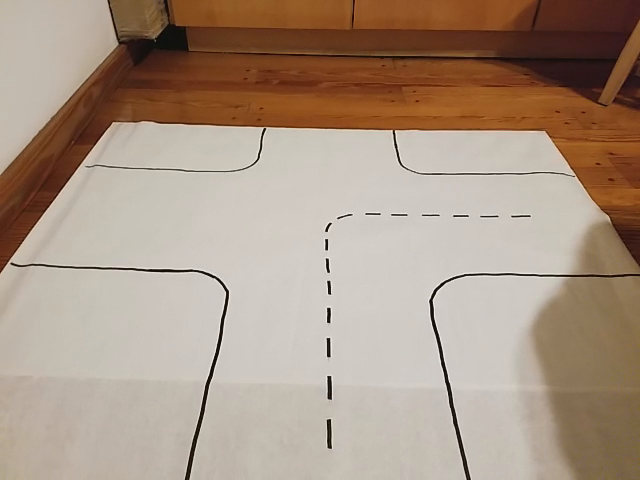
#> input picture frame 4 of Videos/20190927_185602.mp4, 640 x 480 px, given in place of 20191012_213614.mp4, which was not available
$ python index.py
#> lines starting #> are read from the running program, lines starting #| are printed output that depends on the picture; after the words box and inside, x2 and y2 are one past the last pixel; in counts of white or black regions, pixels touching at a corner belong together; pictures that were not available may be replaced by others from this repository, and a replacement may not be noted
#> in run, frameCompleto is the input picture: shape (480, 640, 3); mean B, G, R 132.6, 149.5, 169.4
import cv2
import numpy as np
from pyzbar import pyzbar
# from MLfunctions import *
import matplotlib.pyplot as plt
import statistics

class SeguimientoLineas (object):
    def __init__(self):
        self.cap = self._abrirCamara()
        self.fps, self.width, self.height = self._obtenerParametrosFrame()
        # Frame con el que trabajan todos los metodos
        self.frameProcesado = []
        # Especificamos mediante los siguientes array que porciones de frame procesar
        self.filasDeseadas = [2]
        self.columnasDeseadas = []
        # Variables y banderas utulizadas cuando se detecta la curva derecha
        self.dentroCurvaDerecha = False
        self.distanciaDerecha_arr = np.zeros(10)
        self.distanciaDerecha_med = 0
        self.indice_ultima_posicion_3 = 0
        self.array3_listo = False
        self.last = 0
        self.up_point = np.array([0,0])
        # Variables y banderas utilizadas cuando se detecta la bocacalle
        self.bocacalleDetectada=False
        self.right_points_up_arr = np.zeros(10)
        self.left_points_up_arr = np.zeros(10)
        self.right_points_up_med = 0
        self.left_points_up_med = 0
        self.left_points_up_last = np.array([0, 0])
        self.right_points_up_last = np.array([0, 0])
        self.dentroDeBocacalle = False
        self.ultimas_posiciones = np.zeros(10) # Array para almacenar las ultimas 10 posiciones del vehiculo
        self.indice_ultima_posicion = 0
        self.indice_ultima_posicion_2 = 0
        # Cuando se detecta el cartel o se pulsa la letra K
        self.cartelDetectado = False
        # Ubicacion de los puntos a las lineas laterales
        self.right_points_up = np.array([0, 0]) # Para la fila 2
        self.left_points_up = np.array([0, 0])
        self.right_points_up_2 = np.array([0, 0]) # Para la fila 5
        self.left_points_up_2 = np.array([0, 0])
        # Array que determina la posicion hacia donde ir
        self.accionATomar = [0, 0, 0, 0]


        # Banderas de prueba
        self.depositoDetectado = 3
        self.depositoABuscar = 3
        self.activarBuscarFramesLineaPunteada = False

    def _abrirCamara (self):
        # Create a VideoCapture object and read from input file
        # If the input is the camera, pass 0 instead of the video file name
        #cap = cv2.VideoCapture('Videos/20200107_163552.mp4')
        cap = cv2.VideoCapture('Videos/20191012_213614.mp4')#('Videos/WhatsApp Video 2019-10-12 at 6.19.29 PM(2).mp4')
        # Check if camera opened successfully
        if not cap.isOpened():
            print("Error opening video stream or file")
        return cap

    def _obtenerParametrosFrame(self):
        fps =  self.cap.get(cv2.CAP_PROP_FPS)
        width = self.cap.get(cv2.CAP_PROP_FRAME_WIDTH )
        height = self.cap.get(cv2.CAP_PROP_FRAME_HEIGHT)
        return fps, width, height

    def _prepararFrame (self, frame):
        # frame = cv2.flip(frame, flipCode=-1)
        frame = frame[0:int(self.height*0.5),0:int(self.width)]
        return frame

    def _aplicarFiltrosMascaras (self, frame):
        #Defino parametros HLS o HSV para detectar solo lineas negras
        lower_black = np.array([0, 0, 0]) #108 6 17     40 16 37
        upper_black = np.array([150, 75, 255]) #HSV 255, 255, 90 #HLS[150, 75, 255]

        #Aplico filtro de color con los parametros ya definidos
        # hsv_right = cv2.cvtColor(frame, cv2.COLOR_BGR2HLS) #BRG2HLS
        hsv_right = cv2.cvtColor(frame, cv2.COLOR_BGR2HSV) #BRG2HLS
#> hsv_right: shape (240, 640, 3); mean H, S, V 16, 109.6, 151.4
        # cv2.imshow('framefilterHSV', hsv_right)
        mask_right = cv2.inRange(frame, lower_black, upper_black)
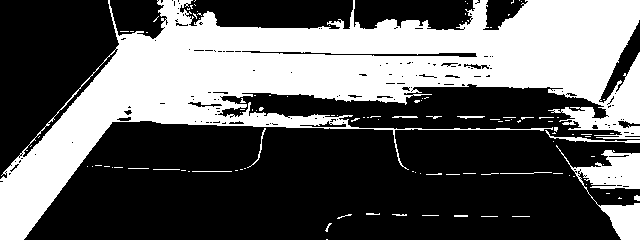
#> mask_right: shape (240, 640); 37.5% white; 110 white regions (92 under 20 px), largest, box (x1, y1, x2, y2) and area: (0, 0, 640, 240) 53670, (556, 145, 640, 240) 2770, (545, 130, 640, 143) 223
        res_right = cv2.bitwise_and(frame, frame, mask=mask_right)
        # cv2.imshow('framefilter', res_right)

        #Aplico filtro pasa bajos y deteccion de lineas por Canny
        '''
        kernel = np.ones((3,3), np.uint8)
        frame_e = cv2.erode(frame, kernel, iterations=1)
        gray_right = cv2.cvtColor(frame_e, cv2.COLOR_BGR2GRAY)
        (thresh, bw_right) = cv2.threshold(gray_right, 40, 255, cv2.THRESH_BINARY)
        #dif_gray_right = cv2.GaussianBlur(bw_right, (1, 1), 0) #(mask, (5, 5), 0)
        cv2.imshow('framefilterdif', frame_e)
        canny_right = cv2.Canny(bw_right, 25, 175) # 25, 175)
        cv2.imshow('framefilter', canny_right)
        '''
        #Umbral Dinamico
        kernel = np.ones((3,3), np.uint8)
        frame_e = cv2.erode(frame, kernel, iterations=1)
        gray = cv2.cvtColor(frame_e, cv2.COLOR_BGR2GRAY)
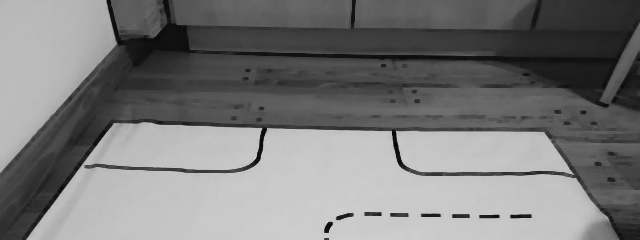
#> gray: shape (240, 640); min 6, max 206, mean 122.1
        gray = cv2.GaussianBlur(gray, (3, 3), 0)
        gray = cv2.medianBlur(gray, 5)
        dst2 = cv2.adaptiveThreshold(gray, 255, cv2.ADAPTIVE_THRESH_GAUSSIAN_C, cv2.THRESH_BINARY, 9, 5)
#> dst2: shape (240, 640); 94.1% white; 101 black regions (68 under 20 px), largest, box (x1, y1, x2, y2) and area: (22, 118, 622, 240) 4241, (229, 52, 510, 61) 1041, (0, 0, 125, 175) 745
        # cv2.imshow('framefilterdif', dst2)
        dif_gray_right = cv2.GaussianBlur(dst2, (11, 11), 0) #(mask, (5, 5), 0)
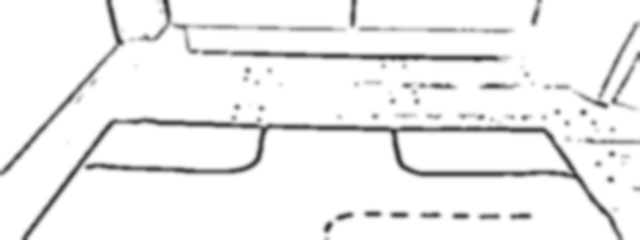
#> dif_gray_right: shape (240, 640); min 51, max 255, mean 240
        #cv2.imshow('framefilterdif', frame_e)
        canny_right = cv2.Canny(dif_gray_right, 25, 175) # 25, 175)
#> canny_right: shape (240, 640); 4.3% white in thin lines or dots
        kernel = np.ones((7,7), np.uint8)
        canny_right = cv2.morphologyEx(canny_right, cv2.MORPH_CLOSE, kernel)
#> canny_right: shape (240, 640); 11.1% white; 35 white regions, largest, box (x1, y1, x2, y2) and area: (22, 104, 623, 240) 7251, (138, 0, 513, 69) 3369, (0, 0, 124, 176) 1420
        kernel = np.ones((3,3), np.uint8)
        canny_right = cv2.erode(canny_right, kernel, iterations=1)
#> canny_right: shape (240, 640); 6.6% white; 42 white regions (17 under 20 px), largest, box (x1, y1, x2, y2) and area: (23, 105, 622, 240) 4445, (139, 0, 512, 68) 2102, (0, 0, 122, 175) 814
        # cv2.imshow('framefilter', canny_right)
        return canny_right

    def _obtenerPorcionesFrame (self, frameOriginal, frame, row, column):
        frameCut=frame[(200-row*40):(240-row*40),(40*column):(40+40*column)]
        frameOriginalCut=frameOriginal[(200-row*40):(240-row*40),(40*column):(40+40*column)]
        return frameCut, frameOriginalCut

    def _procesarPorcionFrame (self, cannyCut, frameCut, fila, columna):

        try:
            # frameCut = canny_right
            ## Aplico Transformada de Hough
            lines = cv2.HoughLinesP(cannyCut, 1, np.pi / 180, 10, minLineLength=0, maxLineGap=1) #(canny, 1, np.pi / 180, 30, minLineLength=15, maxLineGap=150)

            # Draw lines on the image
            if lines is not None:
                cant_lineas=len(lines)
                # print(cant_lineas)

                if cant_lineas>100: # print('Se detecto una curva')
                    frameCut[:,:,2] = frameCut[:,:,2] + 30
                else: # print('Se detecto una linea')
                    x1M=0
                    x1M_2=0
                    y1M=0


                    for line in lines:
                        x1, y1, x2, y2 = line[0]

                        if(x1>x1M and fila==2):
                            x1M=x1
                            self.right_points_up = [x1+40*columna, y1+40*(5-fila)]
                            self.right_points_down = [x2, y2]
                        if(columna<7 and fila==2):
                            # print(x1+40*column)
                            self.left_points_up = [x1+40*columna, y1+40*(5-fila)]
                            self.left_points_down = [x2, y2]
                        if(x1>x1M_2 and fila==5):
                            x1M_2=x1
                            self.right_points_up_2 = [x1+40*columna, y1+40*(5-fila)]
                            self.right_points_down_2 = [x2, y2]
                        if(columna<7 and fila==5):
                            # print(x1+40*column)
                            self.left_points_up_2 = [x1+40*columna, y1+40*(5-fila)]
                            self.left_points_down_2 = [x2, y2]

                        # Guardamos la posicion del punto superior (frente al vehiculo)
                        if self.dentroCurvaDerecha:
                            if (columna is int(self.last/40)) and y1>y1M:
                            # if (self.last*0.7< (x1+40*columna) < self.last*1.3) and y1>y1M:
                                y1M=y1
                                self.up_point = [self.last,y1+40*(5-fila)]

                        # x1m=x1
                        # right_points = [(x1,y1), (x2,y2)]

                        cv2.line(frameCut,(x1,y1),(x2,y2),(0,0,255),2)
                        # cv2.line(frameCut,(frameCut.shape[1]-1,x1),(0,y1),255,2)

                    frameCut[:,:,0] = frameCut[:,:,0]+30
            else:
                frameCut[:,:,1] = frameCut[:,:,1] + 30

        except Exception as e:
            print(e)
        return frameCut

    def _reconstruirFrame(self, porcionFrameProcesado, fila, columna):
        for x in range(40): #filas
            for j in range(40): #columnas
                self.frameProcesado[200-fila*40+x][0+40*columna+j] = porcionFrameProcesado[x][j]

    # [29 lines left out: function _detectarBocacalle, not called in this run]

    def _detectarCurvaDerecha(self):
        #print(self.dentroCurvaDerecha)
        distanciaDerecha = self.right_points_up[0] - (self.width/2)

        if (self.indice_ultima_posicion_3 is 10):
            self.array3_listo = True
            self.indice_ultima_posicion_3 = 0
        self.distanciaDerecha_arr[self.indice_ultima_posicion_3] = distanciaDerecha
        self.indice_ultima_posicion_3 += 1

        self.distanciaDerecha_med = int(statistics.median(self.distanciaDerecha_arr))

        # cv2.line(self.frameProcesado,(int(distanciaDerecha+320),0),(int(distanciaDerecha+320),240),(0,0,255),2)

        if distanciaDerecha > self.distanciaDerecha_med*1.3 and self.array3_listo == True: # 130: # Condicion de entrada a la curva (INSTANTANEA)
            self.dentroCurvaDerecha = True
            self.last = int(statistics.median(self.ultimas_posiciones))

        elif self.distanciaDerecha_med*0.8 < distanciaDerecha < self.distanciaDerecha_med*1.2: #80 < self.distanciaDerecha_med < 100# Condicion de salida de la curva (RETRASADA)
            if (self.indice_ultima_posicion is 10):
                self.indice_ultima_posicion = 0
            self.ultimas_posiciones[self.indice_ultima_posicion] = (self.left_points_up[0]+self.right_points_up[0])/2
            self.indice_ultima_posicion += 1

            self.distanciaDerecha_arr = np.zeros(10)
            self.indice_ultima_posicion_3 = 0
            self.array3_listo = False

            self.dentroCurvaDerecha = False
            self.columnasDeseadas = []

        if self.dentroCurvaDerecha:
            print(self.up_point)
            cv2.line(self.frameProcesado,(self.last,0),(self.last,320),(255,255,255),2)
            self.columnasDeseadas = [int(self.last/40)]

    def _dibujarGrilla(self):
        # Grid lines at these intervals (in pixels)
        # dx and dy can be different
        dx, dy = 40,40
        # Custom (rgb) grid color
        grid_color = [255,0,0]# [0,0,0]
        # Modify the image to include the grid
        self.frameProcesado[:,::dy,:] = grid_color
        self.frameProcesado[::dx,:,:] = grid_color

    def _calcularDistanciasLineaRecta(self):

        ubicacion_punto_central = (self.right_points_up[0] + self.left_points_up[0]) / 2
        if self.dentroDeBocacalle:
            ubicacion_punto_central = (self.right_points_up_last + self.left_points_up_last) / 2
            distancia_al_centro = (self.width/2) - ubicacion_punto_central
        else:
            distancia_al_centro = (self.width/2) - ubicacion_punto_central

        #cv2.line(self.frameProcesado,(int(ubicacion_punto_central),0),(int(ubicacion_punto_central),240),(0,0,255),2)
        #cv2.line(self.frameProcesado,(int(320),0),(int(320),240),(0,255,255),2)

        if distancia_al_centro > 5:
            self.accionATomar = [1, 0, 0, 0]
        elif distancia_al_centro < -5:
            self.accionATomar = [0, 1, 0, 0]
        else:
            self.accionATomar = [0, 0, 1, 0]

        # [13 lines of commented-out code are left out]

    # [14 lines left out: functions _moverVehiculo, _girarLineaPunteada, not called in this run]

    def run (self):
        while self.cap.isOpened():
            ret, frameCompleto = self.cap.read()
            if ret:
                frameOriginalRecortado = self._prepararFrame(frameCompleto)
                frameConFiltro = self._aplicarFiltrosMascaras(frameOriginalRecortado)

                cv2.imshow('frameParaProbar', frameConFiltro)

                self.frameProcesado = frameOriginalRecortado
                for fila in self.filasDeseadas: #Recorre de abajo para arriba, de izquierda a derecha
                    for columna in range(16):
                        porcionFrame, porcionFrameOriginal = self._obtenerPorcionesFrame(frameOriginalRecortado, frameConFiltro, fila, columna)
                        porcionFrameProcesado = self._procesarPorcionFrame(porcionFrame, porcionFrameOriginal, fila, columna)
                        self._reconstruirFrame(porcionFrameProcesado, fila, columna)
#> this loop made 1 pass
#> pass 1, in _obtenerPorcionesFrame (call 2), `frameOriginalCut=frameOriginal[(200-row*40):(240-row*40),(40*column):(..`:
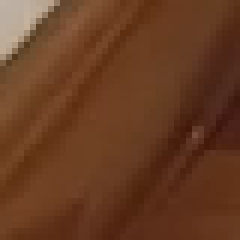
#> frameOriginalCut: shape (40, 40, 3) (shown 6 times larger); mean of channels 0, 1, 2 35, 60.4, 103.8; drawn as B, G, R
#> after the loop:
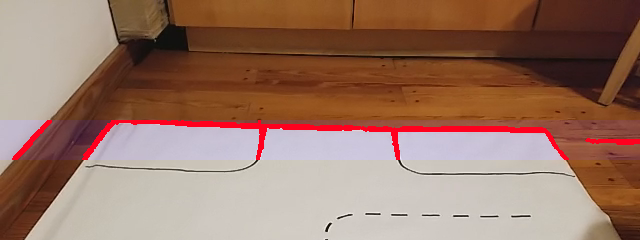
#> frameOriginalRecortado: shape (240, 640, 3); mean of channels 0, 1, 2 102.3, 118.3, 153.9; drawn as B, G, R
#> after the loop: porcionFrame: shape (40, 40); 10.2% white; 3 white regions (2 under 20 px), largest, box (x1, y1, x2, y2) and area: (0, 20, 40, 24) 143
#> after the loop:
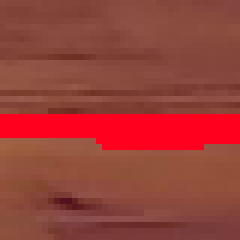
#> porcionFrameProcesado: shape (40, 40, 3) (shown 6 times larger); mean of channels 0, 1, 2 56.2, 64.1, 151.1; drawn as B, G, R
                for columna in self.columnasDeseadas: #Recorre de abajo para arriba, de izquierda a derecha
                    for fila in range(6):
                        if fila not in self.filasDeseadas:
                            porcionFrame, porcionFrameOriginal = self._obtenerPorcionesFrame(frameOriginalRecortado, frameConFiltro, fila, columna)
                            porcionFrameProcesado = self._procesarPorcionFrame(porcionFrame, porcionFrameOriginal, fila, columna)
                            self._reconstruirFrame(porcionFrameProcesado, fila, columna)
#> this loop made 0 passes

                if self.cartelDetectado:
                    if self.depositoDetectado is self.depositoABuscar:
                        self._girarLineaPunteada()
                    else:
                        self.filasDeseadas = [2, 5]
                        self._detectarBocacalle()
                        # Aca se limpia la bandera bocacalleDetectada mediante otra bandera dentroDeBocacalle. NO CONFUNDIR
                        if self.bocacalleDetectada:
                            self.dentroDeBocacalle = True
                        if (self.bocacalleDetectada == False and self.dentroDeBocacalle):
                            self.cartelDetectado = False
                            self.dentroDeBocacalle = False
                            self.filasDeseadas = [2]
                else:
                    # Aca no se detecto ningun cartel y estoy pendiente a la espera de una curva a la derecha o izquierda
                    self._detectarCurvaDerecha()

                self._calcularDistanciasLineaRecta()
                # self._moverVehiculo()

                self._dibujarGrilla()
#> in _dibujarGrilla, `self.frameProcesado[::dx,:,:] = grid_color`:
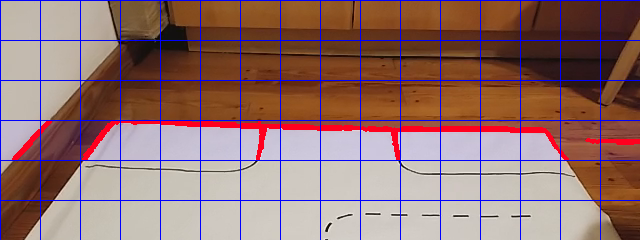
#> self.frameProcesado: shape (240, 640, 3); mean of channels 0, 1, 2 110, 112.7, 146.5; drawn as B, G, R

                # Display the resulting frame
                cv2.imshow('frameResulting', self.frameProcesado)

                # Press Q on keyboard to  exit
                key = cv2.waitKey(10)
#> (key q is pressed here)
                if key == ord('q'):  # 25fps
                    break
                elif key == ord('k'): #Con esta tecla simulamos el cartel a detectar
                    self.cartelDetectado = True

            else: # Break the loop
                break

        # When everything done, release the video capture object
        self.cap.release()
        # Closes all the frames
        cv2.destroyAllWindows()

# [17 lines left out: function qr_reader, not called in this run]

if __name__ == "__main__":
    # [4 lines of commented-out code are left out]
    seguidorLineas = SeguimientoLineas()
    seguidorLineas.run()

$ run again, starting later in the video
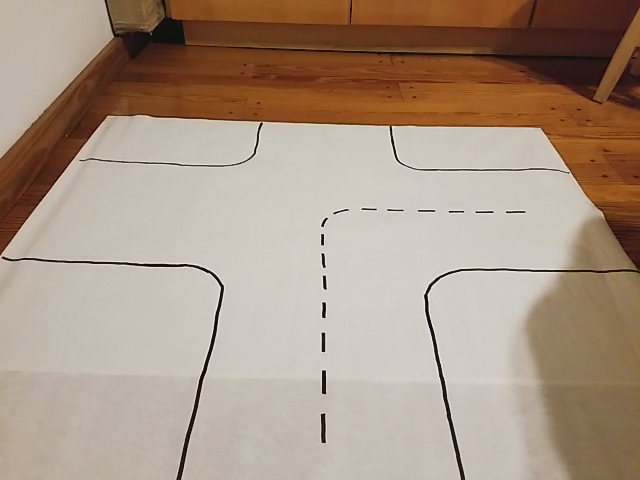
#> input picture frame 21 of Videos/20190927_185602.mp4, 640 x 480 px, given in place of 20191012_213614.mp4, which was not available
#> in run, frameCompleto is the input picture: shape (480, 640, 3); mean B, G, R 132.2, 149.3, 169.2
#> hsv_right: shape (240, 640, 3); mean H, S, V 15.8, 108.8, 151.7
#> in _aplicarFiltrosMascaras, `mask_right = cv2.inRange(frame, lower_black, upper_black)`:
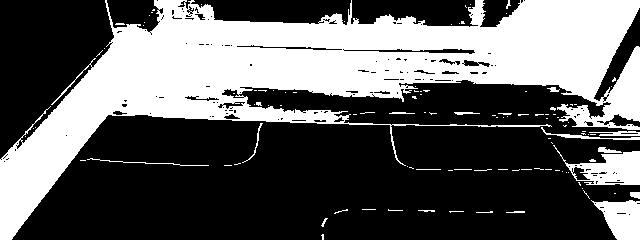
#> mask_right: shape (240, 640); 37.4% white; 109 white regions (90 under 20 px), largest, box (x1, y1, x2, y2) and area: (0, 0, 640, 240) 52995, (553, 145, 640, 185) 1637, (591, 200, 640, 240) 1305
#> dst2: shape (240, 640); 94% white; 126 black regions (96 under 20 px), largest, box (x1, y1, x2, y2) and area: (10, 112, 619, 240) 4374, (225, 46, 504, 59) 1065, (0, 0, 121, 160) 681
#> the loop in run, `for fila in self.filasDeseadas:` made 1 pass
#> in _dibujarGrilla, `self.frameProcesado[::dx,:,:] = grid_color`:
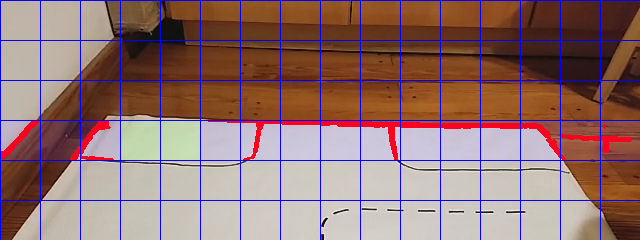
#> self.frameProcesado: shape (240, 640, 3); mean of channels 0, 1, 2 110.1, 114, 146.5; drawn as B, G, R

$ run again, starting later in the video
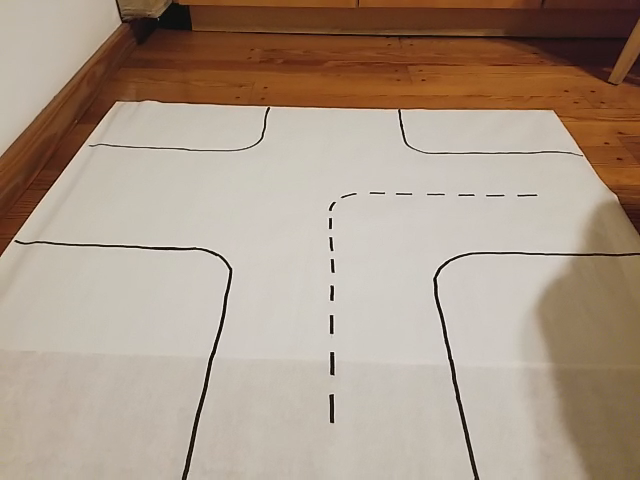
#> input picture frame 38 of Videos/20190927_185602.mp4, 640 x 480 px, given in place of 20191012_213614.mp4, which was not available
#> in run, frameCompleto is the input picture: shape (480, 640, 3); mean B, G, R 137.1, 153.5, 171.6
#> hsv_right: shape (240, 640, 3); mean H, S, V 17.4, 98.2, 155.9
#> in _aplicarFiltrosMascaras, `mask_right = cv2.inRange(frame, lower_black, upper_black)`:
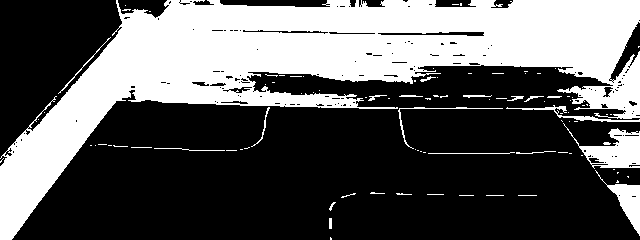
#> mask_right: shape (240, 640); 36.1% white; 95 white regions (73 under 20 px), largest, box (x1, y1, x2, y2) and area: (0, 0, 640, 240) 51366, (563, 123, 640, 169) 1500, (595, 170, 640, 236) 853
#> dst2: shape (240, 640); 94.3% white; 109 black regions (81 under 20 px), largest, box (x1, y1, x2, y2) and area: (10, 98, 640, 240) 4414, (194, 29, 522, 40) 1170, (0, 0, 130, 157) 663
#> the loop in run, `for fila in self.filasDeseadas:` made 1 pass
#> in _dibujarGrilla, `self.frameProcesado[::dx,:,:] = grid_color`:
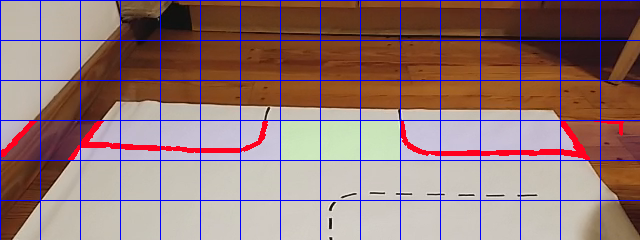
#> self.frameProcesado: shape (240, 640, 3); mean of channels 0, 1, 2 117.8, 120.9, 150; drawn as B, G, R
